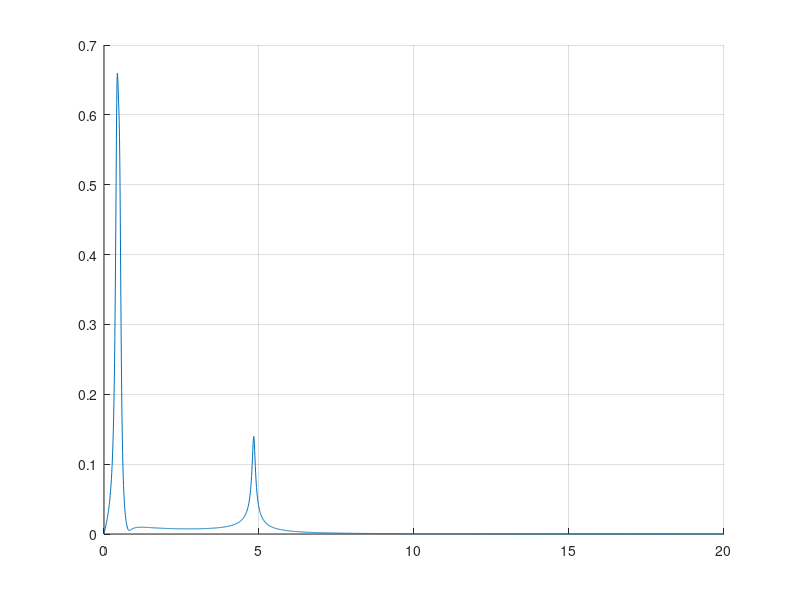

This figure's MATLAB source:
clear all
K=[  70,  -3,   0,   0;
     -3,   5,  -2,   2;
      0,  -2, 20,  -4;
      0,   2,  -4, 200];
M=[ 3,0,0,0;
    0,20,0,0;
    0,0,100,0;
    0,0,0,1];

D=.1*M;

F10=4.2336e-3*600;
F20=-4.42926e-3*600*0;
F30=3.3105e-3*600*0;
F=[F10;F20;F10;F20];

I=eye(4,4);
O=zeros(4,4);
A=[-M\D , -M\K; I, O];
B=[M\F;0;0;0;0];
C=[0,1,0,0,0,0,0,0];
D=[0;0;0;0];


j=sqrt(-1);
i=0;
for w=0:0.01:20
    i=i+1;
    s=j*w;
    H=C*inv(s*[I,O;O,I]-A)*B;
    y0=abs(H)*F10;
    Y0(i)=y0(1);
    theta(i)=real(H)\imag(H);
    W(i)=w;
end
figure(1);
hold on;
plot(W,Y0);
grid on;
